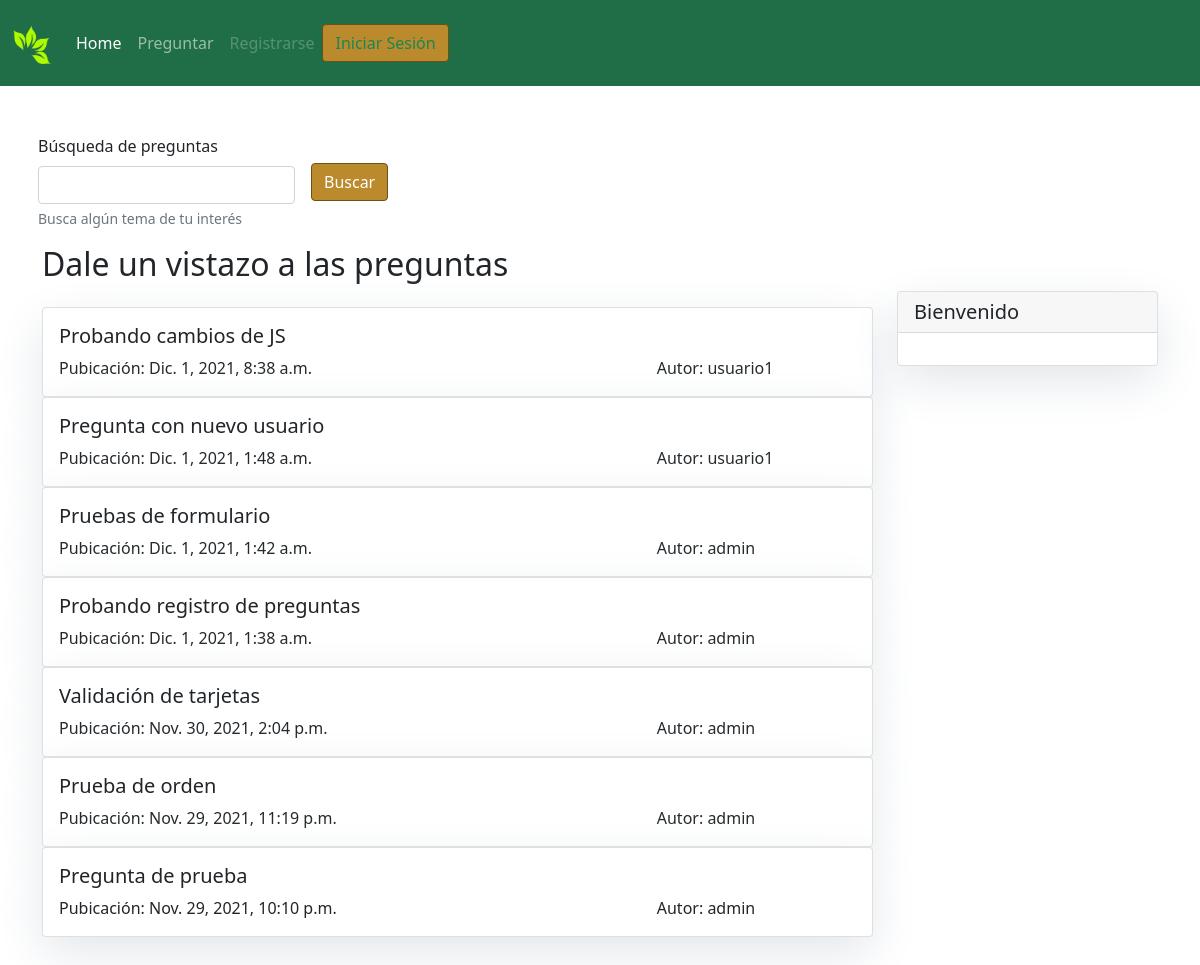
The page / on the database its author committed.
### q_and_a/models.py (models this page shows, shortened)
class Pregunta(models.Model):
    titulo = models.CharField(max_length=200)
    detalle = models.TextField()
    fecha_publicacion = models.DateTimeField()
    autor = models.ForeignKey(User, on_delete=models.CASCADE)
    class Meta:
        ordering = ['-fecha_publicacion']

### q_and_a/views.py (the view)
# urls.py: path('', views.ListaPreguntas.as_view(), name='home'),
class ListaPreguntas(generic.ListView):
    template_name = 'index.html'
    def get_queryset(self):
        tema = self.request.GET.get('tema', '')
        if(tema != ''):
            query = Q(titulo__icontains=tema)
            queryset = Pregunta.objects.filter(query).order_by('-fecha_publicacion')
        else:
            queryset = Pregunta.objects.order_by('-fecha_publicacion')
        return queryset

### templates/index.html (shortened to what this page needs)
{% extends "base.html" %}
{% block content %}
    <form class="row row-cols-lg-auto g-3 align-items-center"
    method="GET" action="{% url 'preguntas:buscar' %}">
        <div class="col-12">
            <label for="InputSearch" class="form-label">Búsqueda de preguntas</label>
            <input type="text" name="tema" class="form-control" id="InputSearch" aria-describedby="searchHelp">
            <div id="searchHelp" class="form-text">Busca algún tema de tu interés</div>
        </div>
        <div class="col-12">
            <button type="submit" class="btn btn-primary">Buscar</button>
        </div>
    </form>
    <h2>Dale un vistazo a las preguntas</h2>
    <div class="col-md-9 mt-3 left">
        {% for pregunta in pregunta_list %}
        <div class="card w-85" id="{% url 'preguntas:detalles' pregunta.id %}">
            <div class="card-body">
                <h5 class="card-title">{{ pregunta.titulo }}</h5>
                <p class="card-text">
                    <span style="float: left; width: 75%;">
                        Pubicación: {{ pregunta.fecha_publicacion }}
                    </span>
                    <span style="float: left; width: 25%;">
                        Autor: {{ pregunta.autor }}
                    </span>
                </p>
            </div>
        </div>
        {% endfor %}
    </div>
    {% block sidebar %} {% include 'tarjeta_usuario.html' %} {% endblock sidebar %}
    {% block javascript %}
        {% load static %}
    {% endblock javascript %}
{% endblock content %}

### assets/css/general.css (style rules this page uses)
body { margin-left: 1em; margin-right: 1em; margin-bottom: 3em; }
form { padding: 1em 0em; }
button { background-color: #BA8A2D !important; border-color: #6E5015 !important; }
.btn { background-color: #BA8A2D !important; border-color: #6E5015 !important; }
.card { box-shadow: 0 16px 48px #E3E7EB; }

### rows shown on the page
Pregunta: titulo "Probando cambios de JS", fecha_publicacion "Dic. 1, 2021, 8:38 a.m.", autor "usuario1"
Pregunta: titulo "Pregunta con nuevo usuario", fecha_publicacion "Dic. 1, 2021, 1:48 a.m.", autor "usuario1"
Pregunta: titulo "Pruebas de formulario", fecha_publicacion "Dic. 1, 2021, 1:42 a.m.", autor "admin"
Pregunta: titulo "Probando registro de preguntas", fecha_publicacion "Dic. 1, 2021, 1:38 a.m.", autor "admin"
Pregunta: titulo "Validación de tarjetas", fecha_publicacion "Nov. 30, 2021, 2:04 p.m.", autor "admin"
Pregunta: titulo "Prueba de orden", fecha_publicacion "Nov. 29, 2021, 11:19 p.m.", autor "admin"
Pregunta: titulo "Pregunta de prueba", fecha_publicacion "Nov. 29, 2021, 10:10 p.m.", autor "admin"
